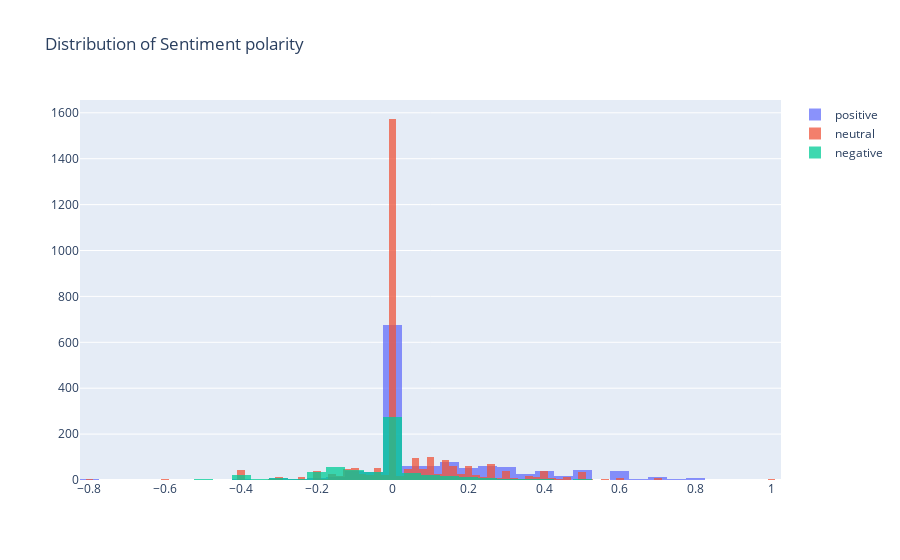

Write notebook code for a chart like this one.
### Code cell
xp = df.loc[df['sentiment'] == "positive", 'polarity']
xneu = df.loc[df['sentiment'] == "neutral", 'polarity']
xneg = df.loc[df['sentiment'] == "negative", 'polarity']

trace1 = go.Histogram(
    x=xp, name='positive',
    opacity=0.75
)
trace2 = go.Histogram(
    x=xneu, name='neutral',
    opacity=0.75
)
trace3 = go.Histogram(
    x=xneg, name='negative',
    opacity=0.75
)
data = [trace1, trace2, trace3]
layout = go.Layout(barmode='overlay',
                   title='Distribution of Sentiment polarity')
go.Figure(data=data, layout=layout)

### Figure 1 — Plotly figure (JSON) as saved in the notebook; plotly's stock layout.template omitted (floating-point values rounded to 4 significant figures; data arrays with more than 128 entries replaced by an {"elided": "..."} marker saying what was removed)
{"data": [{"name": "positive", "opacity": 0.75, "type": "histogram", "x": {"elided": "1363 float values"}}, {"name": "neutral", "opacity": 0.75, "type": "histogram", "x": {"elided": "2879 float values"}}, {"name": "negative", "opacity": 0.75, "type": "histogram", "x": {"elided": "604 float values"}}], "layout": {"barmode": "overlay", "title": {"text": "Distribution of Sentiment polarity"}}}
